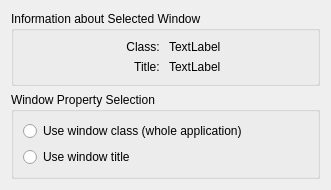
<?xml version="1.0" encoding="UTF-8"?>
<ui version="4.0">
 <class>DetectWidget</class>
 <widget class="QWidget" name="DetectWidget">
  <property name="geometry">
   <rect>
    <x>0</x>
    <y>0</y>
    <width>331</width>
    <height>183</height>
   </rect>
  </property>
  <layout class="QVBoxLayout" name="verticalLayout">
   <item>
    <widget class="QGroupBox" name="groupBox">
     <property name="title">
      <string>Information about Selected Window</string>
     </property>
     <layout class="QGridLayout" name="gridLayout">
      <item row="0" column="0">
       <widget class="QLabel" name="label">
        <property name="text">
         <string>Class: </string>
        </property>
        <property name="alignment">
         <set>Qt::AlignRight|Qt::AlignTrailing|Qt::AlignVCenter</set>
        </property>
       </widget>
      </item>
      <item row="0" column="1">
       <widget class="QLabel" name="windowClass">
        <property name="text">
         <string notr="true">TextLabel</string>
        </property>
       </widget>
      </item>
      <item row="1" column="0">
       <widget class="QLabel" name="label_2">
        <property name="text">
         <string>Title: </string>
        </property>
        <property name="alignment">
         <set>Qt::AlignRight|Qt::AlignTrailing|Qt::AlignVCenter</set>
        </property>
       </widget>
      </item>
      <item row="1" column="1">
       <widget class="QLabel" name="windowTitle">
        <property name="text">
         <string notr="true">TextLabel</string>
        </property>
       </widget>
      </item>
     </layout>
    </widget>
   </item>
   <item>
    <widget class="QGroupBox" name="groupBox_2">
     <property name="title">
      <string>Window Property Selection</string>
     </property>
     <layout class="QVBoxLayout" name="verticalLayout_2">
      <item>
       <widget class="QRadioButton" name="windowClassCheckBox">
        <property name="text">
         <string>Use window class (whole application)</string>
        </property>
       </widget>
      </item>
      <item>
       <widget class="QRadioButton" name="windowTitleCheckBox">
        <property name="locale">
         <locale language="French" country="France"/>
        </property>
        <property name="text">
         <string>Use window title</string>
        </property>
       </widget>
      </item>
     </layout>
    </widget>
   </item>
  </layout>
 </widget>
 <connections/>
</ui>
